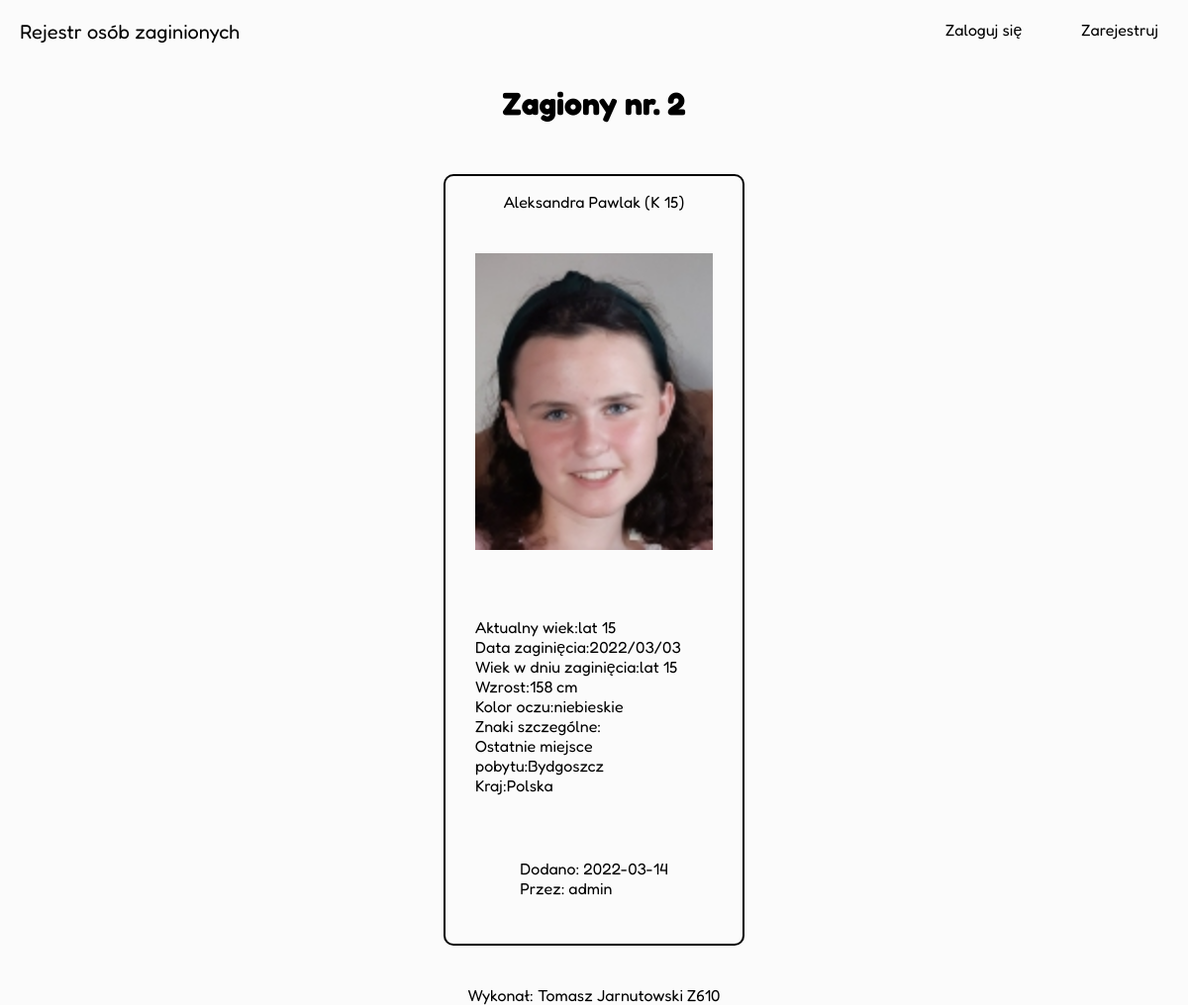
Page /person/2 on the committed database.
### core/models.py (models this page shows, shortened)
class MissingPerson(models.Model):
    gender_choices = (
        ('M', "Mężczyzna"),
        ('K', "Kobieta")
    )
    id = models.AutoField(primary_key=True)
    age = models.SmallIntegerField(blank=True, verbose_name="Wiek")
    first_name = models.CharField(max_length=50, verbose_name="Imie")
    last_name = models.CharField(max_length=50, verbose_name="Nazwisko")
    gender = models.CharField(choices=gender_choices, max_length=1, verbose_name="Płeć")
    photo = models.ImageField(default="default.png", upload_to="photos/", verbose_name="Zdjęcie")
    description = models.TextField(max_length=500, blank=True, verbose_name="Opis")
    last_seen = models.CharField(max_length=100, blank=True, verbose_name="Ostatnio widziany")
    reporting_person = models.ForeignKey(User, on_delete=models.SET_NULL, null=True)
    created = models.DateTimeField(auto_now_add=True)

### core/views.py (the view)
# urls.py: path('person/<int:id>', views.detail_view, name='detail'),
def detail_view(request, id):
    person = get_object_or_404(MissingPerson, id=id)
    context = {
        'title': 'Strona głowna',
        'person': person
    }
    return render(request, 'core/detail.html', context)

### core/templates/core/detail.html (shortened to what this page needs)
{% extends 'base.html' %}
{% load static %}
{% block imports %}
<link rel="stylesheet" href="{% static 'css/detail.css' %}">
{% endblock imports %}
{% block content %}
<main>
    <h1 class="center-text">Zagiony nr. {{ person.id }}</h1>
    <section class="person-info">
        <p>{{ person.first_name }} {{ person.last_name }} ({{ person.gender}} {{ person.age}})</p>
        <p><img src="{{ person.photo.url }}"> </p>
        <p>{{ person.description|linebreaks}}</p>
        <p>Dodano: {{ person.created|date:'Y-m-d'}} <br />
        Przez: {{person.reporting_person.username}} </p>
    </section>
</main>
{% endblock content %}

### static/css/base.css (style rules this page uses)
body { margin: 0; background-color: #FBFBFB; font-family: "Fredoka", sans-serif; }
.center-text { text-align: center; }

### static/css/detail.css (style rules this page uses)
main { display: flex; justify-content: center; flex-direction: column; }
main .person-info { margin-top: 30px; padding: 0 30px 30px 30px; border: 2px solid #000; border-radius: 10px; width: 20%; align-self: center; display: flex; align-items: center; flex-direction: column; }
main .person-info img { margin-top: 10px; height: 300px; width: 240px; }

### rows in the picture
MissingPerson: id "2", first_name "Aleksandra", last_name "Pawlak", gender "K", age "15", photo (picture), description "Aktualny wiek:lat 15 Data zaginięcia:2022/03/03 Wiek w dniu zaginięcia:lat 15 Wzrost:158 cm Kolor oczu:niebieskie Znaki szczególne: Ostatnie miejsce pobytu:Bydgoszcz Kraj:Polska", created "2022-03-14", reporting_person.username "admin"
